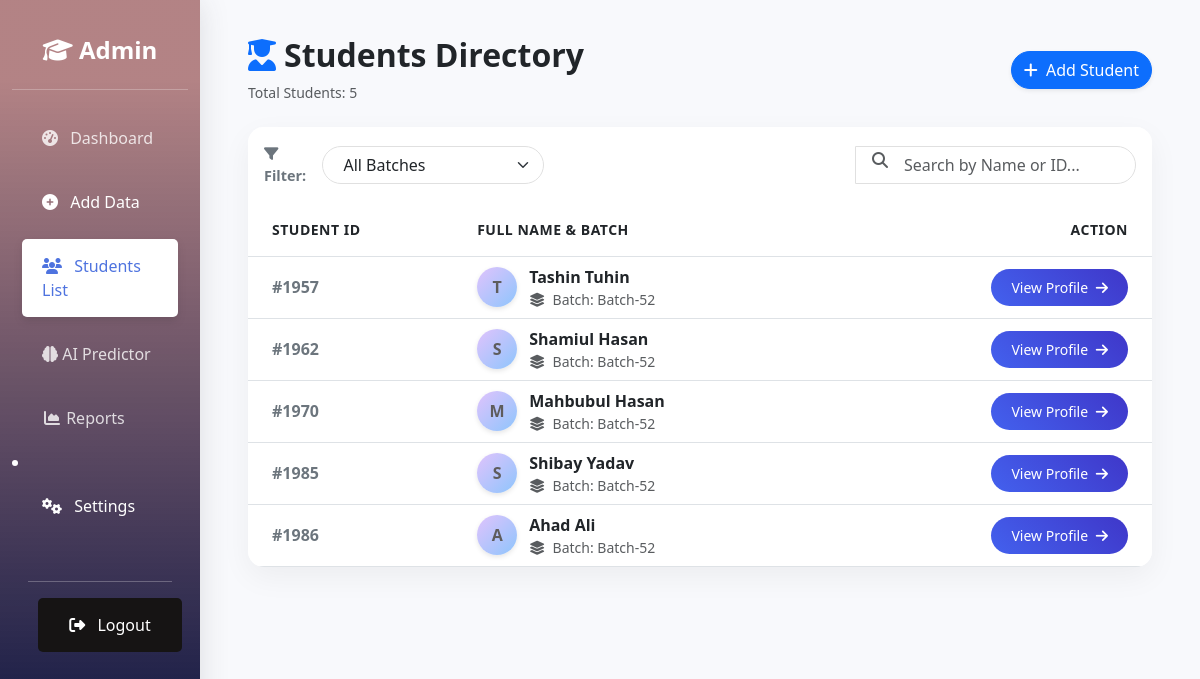
/students/ (signed in), run on an earlier commit of the app's database.
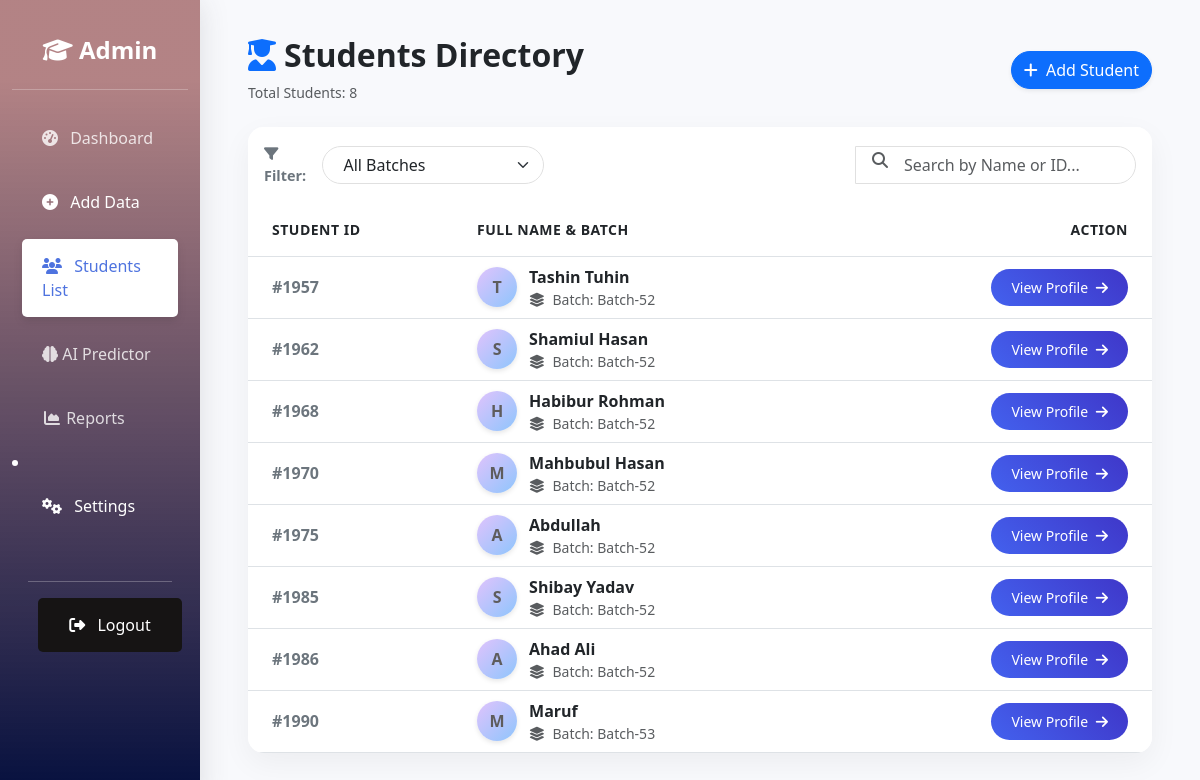
And on a later commit of the database.
### predictor/models.py (models this page shows, shortened)
class Student(models.Model):
    student_id = models.CharField(max_length=20, unique=True, verbose_name="Student ID")
    name = models.CharField(max_length=100, verbose_name="Full Name")
    batch = models.CharField(max_length=20, choices=BATCH_CHOICES, verbose_name="Batch")
    created_at = models.DateTimeField(auto_now_add=True)

### predictor/views.py (the view)
# urls.py: path('students/', views.student_list, name='students'),
@login_required(login_url='login')
def student_list(request):
    students = Student.objects.all().order_by('student_id')
    batches = Student.objects.values_list('batch', flat=True).distinct().order_by('batch')
    selected_batch = request.GET.get('batch')
    if selected_batch:
        students = students.filter(batch=selected_batch)
    query = request.GET.get('q')
    if query:
        students = students.filter(
            Q(name__icontains=query) | Q(student_id__icontains=query)
        )
    context = {
        'students': students,
        'batches': batches,
        'selected_batch': selected_batch
    }
    return render(request, 'students.html', context)

### predictor/templates/students.html (shortened to what this page needs)
{% extends 'base.html' %}
{% block content %}
<div class="container-fluid px-4">
    <div class="d-flex justify-content-between align-items-center mb-4 mt-3">
        <div>
            <h2 class="fw-bold text-dark" style="font-family: 'Segoe UI', sans-serif;">
                <i class="fas fa-user-graduate text-primary me-2"></i>Students Directory
            </h2>
            <p class="text-muted mb-0 small">Total Students: {{ students.count }}</p>
        </div>
        <a href="{% url 'add_data' %}" class="btn btn-primary rounded-pill shadow-sm">
            <i class="fas fa-plus me-1"></i> Add Student
        </a>
    </div>
    <div class="card glass-card border-0 mb-4">
        <div class="card-header bg-white border-0 py-3">
            <form method="GET" class="row g-3 align-items-center justify-content-between">
                <div class="col-md-4 d-flex align-items-center">
                    <label for="batch" class="filter-label"><i class="fas fa-filter me-1"></i> Filter:</label>
                    <select name="batch" id="batch" class="form-select form-control-pill" onchange="this.form.submit()">
                        <option value="">All Batches</option>
                    </select>
                </div>
                <div class="col-md-4">
                    <div class="input-group">
                        <span class="input-group-text bg-transparent border-0 position-absolute ps-3" style="z-index: 10;">
                            <i class="fas fa-search text-muted"></i>
                        </span>
                        <input type="text" name="q" class="form-control form-control-pill ps-5"
                               placeholder="Search by Name or ID..."
                               value="{{ request.GET.q|default:'' }}">
                    </div>
                </div>
            </form>
        </div>
        <div class="card-body p-0">
            <div class="table-responsive">
                <table class="table table-hover align-middle mb-0">
                    <thead class="bg-light text-uppercase text-secondary small" style="letter-spacing: 0.5px;">
                        <tr>
                            <th scope="col" class="py-3 ps-4">Student ID</th>
                            <th scope="col" class="py-3">Full Name & Batch</th>
                            <th scope="col" class="py-3 text-end pe-4">Action</th>
                        </tr>
                    </thead>
                    <tbody>
                        {% for student in students %}
                        <tr>
                            <td class="ps-4 fw-bold text-secondary">#{{ student.student_id }}</td>
                            <td>
                                <div class="d-flex align-items-center">
                                    <div class="avatar-circle">
                                        {{ student.name|slice:":1"|upper }}
                                    </div>
                                    <div>
                                        <div class="fw-bold text-dark">{{ student.name }}</div>
                                        <div class="small text-muted">
                                            <i class="fas fa-layer-group me-1"></i> Batch: {{ student.batch }}
                                        </div>
                                    </div>
                                </div>
                            </td>
                            <td class="text-end pe-4">
                                <a href="{% url 'student_profile' student.student_id %}" class="btn btn-gradient btn-sm">
                                    View Profile <i class="fas fa-arrow-right ms-1"></i>
                                </a>
                            </td>
                        </tr>
                        {% endfor %}
                    </tbody>
                </table>
            </div>
        </div>
    </div>
</div>
{% endblock %}

### predictor/templates/base.html (shortened to what this page needs)
<!DOCTYPE html>
<html lang="en">
<head>
    <link href="https://cdn.jsdelivr.net/npm/bootstrap@5.3.0/dist/css/bootstrap.min.css" rel="stylesheet">
    <link rel="stylesheet" href="https://cdnjs.cloudflare.com/ajax/libs/font-awesome/6.4.0/css/all.min.css">
</head>
<body>
    <div class="container-fluid">
        <div class="row">
            <nav class="col-md-3 col-lg-2 d-md-block sidebar collapse">
                <div class="position-sticky pt-3">
                    <h4 class="text-center mb-4 text-white fw-bold">
                        <i class="fas fa-graduation-cap"></i> Admin
                    </h4>
                    <hr style="background-color: rgba(255,255,255,0.5);">
                    <div class="nav flex-column">
                        <a href="{% url 'dashboard' %}" class="{% if request.path == '/dashboard/' or request.path == '/' %}active{% endif %}">
                            <i class="fas fa-tachometer-alt me-2"></i> Dashboard
                        </a>
                        <li class="nav-item">
    <a href="{% url 'add_data' %}" class="nav-link text-white">
        <i class="fas fa-plus-circle me-2"></i> Add Data
    </a>
</li>
                        <a href="{% url 'students' %}" class="{% if 'student' in request.path %}active{% endif %}">
                            <i class="fas fa-users me-2"></i> Students List
                        </a>
                        <li class="nav-item">
    <a class="nav-link" href="{% url 'ai_dashboard' %}">
        <i class="fas fa-brain"></i>
        <span>AI Predictor</span>
    </a>
</li>
                        <li class="nav-item">
    <a class="nav-link" href="{% url 'reports' %}">
        <i class="fas fa-fw fa-chart-area"></i>
        <span>Reports</span>
    </a>
</li>
                    </div>
<li class="nav-item">
    <a href="{% url 'admin_settings' %}" class="nav-link text-white">
        <i class="fas fa-cogs me-2"></i> Settings
    </a>
</li>
                    <div class="mt-5 px-3">
                        <hr style="background-color: #aea4a480;">
                        <a href="{% url 'logout' %}" class="btn btn-danger w-100 text-white" style="background-color: #161414; border: none;">
                            <i class="fas fa-sign-out-alt me-2"></i> Logout
                        </a>
                    </div>
                </div>
            </nav>
            <main class="col-md-9 ms-sm-auto col-lg-10 px-md-4">
                {% block content %}
                {% endblock %}
            </main>
        </div>
    </div>
</body>
</html>

### predictor/templates/base.html (style rules this page uses)
body { font-family: 'Segoe UI', Tahoma, Geneva, Verdana, sans-serif; background-color: #f8f9fc; }
.sidebar { height: 100vh; background: linear-gradient(180deg, #781f1f8a 10%, #040f3e 100%); color: white; box-shadow: 0 0.15rem 1.75rem 0 rgba(58, 59, 69, 0.15); position: fixed; top: 0; left: 0; z-index: 100; padding-top: 20px; }
.sidebar a { color: rgba(255,255,255,0.8); text-decoration: none; display: block; padding: 15px 20px; margin: 5px 10px; border-radius: 5px; font-weight: 500; transition: all 0.3s; }
.sidebar a.active { background-color: white; color: #4e73df; box-shadow: 0 4px 10px rgba(0,0,0,0.1); }
main { padding-top: 20px; }
.card { border: none; border-radius: 10px; box-shadow: 0 0.15rem 1.75rem 0 rgba(58, 59, 69, 0.15); transition: transform 0.2s; }

### predictor/templates/students.html (style rules this page uses)
:root { --primary-color: #4361ee; --secondary-color: #3f37c9; --bg-glass: rgba(255, 255, 255, 0.95); }
.glass-card { background: var(--bg-glass); border-radius: 16px; border: 1px solid rgba(255, 255, 255, 0.5); box-shadow: 0 10px 30px rgba(0, 0, 0, 0.05); overflow: hidden; }
.table-hover tbody tr { transition: all 0.2s ease; }
.avatar-circle { width: 40px; height: 40px; background: linear-gradient(135deg, #e0c3fc 0%, #8ec5fc 100%); color: #5e5c5c; border-radius: 50%; display: inline-flex; justify-content: center; align-items: center; font-weight: 700; font-size: 16px; margin-right: 12px; box-shadow: 0 2px 5px rgba(0,0,0,0.1); }
.form-control-pill { border-radius: 50px; border: 1px solid #e0e0e0; padding-left: 20px; padding-right: 20px; box-shadow: none; transition: all 0.3s; }
.btn-gradient { background: linear-gradient(45deg, var(--primary-color), var(--secondary-color)); border: none; color: white; border-radius: 50px; padding: 8px 20px; font-size: 14px; transition: transform 0.2s; }
.filter-label { font-size: 0.9rem; color: #6c757d; font-weight: 600; margin-right: 10px; }

What changed in the data, as far as the page shows it:
added Student: student_id "1968", name "H", name "Habibur Rohman", batch "Batch-52"
added Student: student_id "1975", name "A", name "Abdullah", batch "Batch-52"
added Student: student_id "1990", name "M", name "Maruf", batch "Batch-53"
Also different on the page:
{{ students.count }}: "5" → "8"
